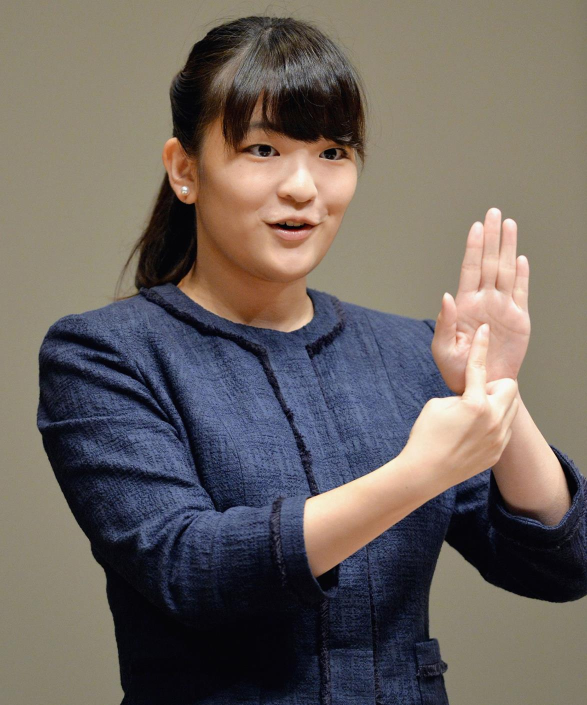
#> input picture Preprocessing/sign.jpg, 1174 x 1410 px (shown at 1/2 size)
$ python -i main.py   (imports and definitions only)
#> lines starting #> are read from the running program, lines starting #| are printed output that depends on the picture; after the words box and inside, x2 and y2 are one past the last pixel; in counts of white or black regions, pixels touching at a corner belong together
from sklearn.preprocessing import LabelEncoder
from sklearn.model_selection import GridSearchCV
from keras.wrappers.scikit_learn import KerasClassifier
from sklearn.model_selection import train_test_split
from tempfile import TemporaryFile
from keras.layers import Activation
from keras.models import Sequential
from keras.optimizers import SGD, Nadam
from keras.utils import np_utils
from keras.layers import Dense, Dropout
from keras.models import save_model
import matplotlib.pyplot as plt
import numpy as np
import cv2 as cv
import imutils
import math
import sys
import os


# [11 lines left out: function create_model, not called in this run]

seed = 7
# [1 line not run here, left out]

labelfile = TemporaryFile()
datafile = TemporaryFile()


def crop_image(binary_image, y, x, w, h):
    crop = binary_image[y:y + h, x:x + w]
    return crop


# [34 lines left out: functions check_right_wrist, check_top_wrist, not called in this run]


def check_bottom_wrist(binary_image, w, h):
    bottom_pixels = 0
    status = False

    for i in range(w):
        bottom_pixel_val = binary_image[h - 1][i]
        if bottom_pixels == 15:
            status = True
            break  # don't rotate

        if bottom_pixel_val == 255:
            bottom_pixels += 1
        else:
            bottom_pixels = 0
    # if counter not 15, check right and top borders
    return status


# Function to check for a wrist at the bottom, top and right borders
def find_wrist(binary_image, x, y, w, h):
    if check_bottom_wrist(binary_image, w, h):
        return binary_image

    elif check_top_wrist(binary_image, x, w):
        erosion = imutils.rotate(binary_image, 180)
        return erosion

    elif check_right_wrist(binary_image, y, w, h):
        erosion = imutils.rotate(binary_image, 270)
        return erosion

    else:
        return binary_image


def find_finger_tip(binary_image, x, y, w, h):
    #print(x, y, w, h)
    x_coords = []
    y_coords = []
    finger_count = 0
    pixel_counter = 0

    # iterate over the image in x and y
    for j in range(y, h):
        for i in range(x, w):
            pixel = binary_image[j][i]
            # is the pixel  white ?
            if pixel == 255:
                pixel_counter += 1
                # white pixel counter checks for 6 consecutive white pixels
                if pixel_counter == 6:
                    if check_left_right(binary_image, i, pixel_counter, j, w):
                        if j == y:
                            if check_bottom(binary_image, i, j, pixel_counter):
                                x_coords.append(i)
                                y_coords.append(j)
                                finger_count += 1
                                if finger_count == 5:
                                    break
                            else:
                                pixel_counter = 0
                        else:
                            if check_top_bottom(binary_image, i, j, pixel_counter, w, h):
                                x_coords.append(i)
                                y_coords.append(j)
                                finger_count += 1
                                if finger_count == 5:
                                    break
                            else:
                                pixel_counter = 0
                    else:
                        pixel_counter = 0
            else:
                pixel_counter = 0
    if finger_count == 0:
        x_coords = [1.0]*5
        y_coords = [1.0]*5
    return [finger_count, x_coords, y_coords]


# check for left and right of three continuous pixels
def check_left_right(binary_image, i, p_counter, j, w):
    status = False
    left_pixel = i - p_counter

    right_pixel = i + 1
    if right_pixel < w:
        if binary_image[j][right_pixel] == 0 and binary_image[j][left_pixel] == 0:
            status = True
    else:
        status = False
    return status


# checking bottom if on top row
# [13 lines left out: function check_bottom, not called in this run]


# check if top pixels are black or single white pixel
# and bottom pixels are white
def check_top_bottom(binary_image, i_val, j_val, counter, w, h):
    bottom_row = j_val + 1
    top_row = j_val - 1
    if bottom_row >= h:
        bottom_row = h-1
        #print("hhhhhhh",h)

    start = i_val - (counter - 1)
    end = i_val + 1
    if end >= w:
        end = w

    bottom_status = False
    top_status = False
    general_status = False

    # checking top rows
    white_pixel = 0
    for i in range(start, end):
        if binary_image[top_row][i] == 0:
            top_status = True
        else:
            white_pixel += 1
            top_status = False

    if 1 <= white_pixel <= 2 or top_status == True:
        top_status = True

    # checking bottom rows
    for i in range(start, end):
        #print(start, end)
        #print(bottom_row,i)
        if binary_image[bottom_row][i] == 255:
            bottom_status = True
        else:
            bottom_status = False
            break

    # checking to ensure that a finger tip has been found
    if bottom_status == True and top_status == True:
        general_status = True

    return general_status


def find_centroid(x_coords, y_coords):
    n = len(x_coords)
    x_coord = sum(x_coords) / n
    y_coord = sum(y_coords) / n

    centroid = x_coord, y_coord

    return list(centroid)


def calc_angle_distance(centroid, vertice_x, vertice_y):
    angle_distance_list = []

    for i in range(len(vertice_x)):
        dx = centroid[0] - vertice_x[i]
        dy = centroid[1] - vertice_y[i]
        rad = math.atan2(dy, dx)
        deg = math.degrees(rad)
        angle_distance_list.append(deg)

        distance = math.sqrt(((vertice_x[i] - centroid[0]) ** 2) + (vertice_y[i] - centroid[1]) ** 2)
        angle_distance_list.append(distance)

    return angle_distance_list


def calc_area(binary_image, x, y, w, h):
    white_pixels = 0
    for i in range(x, w):
        for j in range(y, h):
            if binary_image[i][j] == 255:
                white_pixels += 1
            else:
                continue

    return white_pixels


def pre_process_image(image_name):
#> called with image_name = 'sign.jpg'
    image = cv.imread(image_name)
#> image is the input picture: shape (1410, 1174, 3); mean B, G, R 96.3, 101.3, 109.4
    #print(image_name)
    image = cv.resize(image, (260, 260))
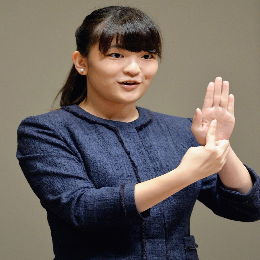
#> image: shape (260, 260, 3); mean B, G, R 96.2, 101.1, 109.3
    image = cv.cvtColor(image, cv.COLOR_BGR2GRAY)
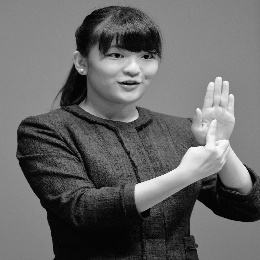
#> image: shape (260, 260); min 0, max 249, mean 103
    blur = cv.GaussianBlur(image, (5, 5), 0)
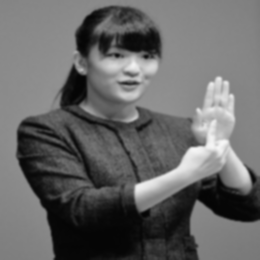
#> blur: shape (260, 260); min 5, max 246, mean 103
    ret, binary_img = cv.threshold(blur, 0, 255, cv.THRESH_BINARY + cv.THRESH_OTSU)
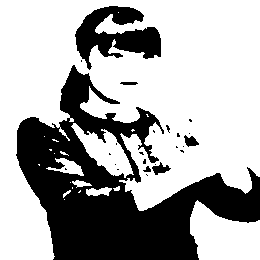
#> binary_img: shape (260, 260); 66.5% white; 24 black regions (18 under 20 px), largest, box (x1, y1, x2, y2) and area: (16, 65, 260, 260) 19460, (75, 6, 161, 70) 2818, (152, 162, 171, 175) 122, (184, 135, 199, 147) 107, (120, 82, 138, 85) 47, (143, 166, 151, 172) 29
#> ret = 86

    kernel = np.ones((5, 5), np.uint8)
    erosion = cv.erode(binary_img, kernel, iterations=1)
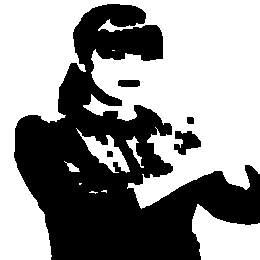
#> erosion: shape (260, 260); 57.7% white; 5 black regions

    contours, _ = cv.findContours(erosion, cv.RETR_LIST, cv.CHAIN_APPROX_SIMPLE)
#> contours = 13 contours, 4 with area under 20; largest, box (x1, y1, x2, y2) and area: (0, 0, 260, 260) 34920, (192, 204, 260, 260) 2518, (76, 128, 130, 173) 752, (173, 130, 202, 156) 454, (117, 79, 141, 88) 173
    for c in contours:
        rect = cv.boundingRect(c)
        if rect[2] < 100 or rect[3] < 100:
            continue
        x, y, w, h = rect
#> this loop made 13 passes
#> rect on passes 1, 2, 3, 5, 6, 7, 8, 9, 10, 11: (192, 204, 68, 56), (89, 191, 9, 3), (101, 190, 6, 3), (64, 161, 16, 11), (106, 150, 8, 8), (126, 136, 18, 32), (173, 130, 29, 26), (76, 128, 54, 45), (186, 116, 9, 9), (117, 79, 24, 9)
#> (c, rect) on passes 4, 12: ([[79, 183], [79, 184], [80, 184], [81, 183]], (79, 183, 3, 2)), ([[112, 50], [114, 50]], (112, 50, 3, 1))

    return [erosion, x, y, w, h]


def feature_extraction(image_name):
    pre_processed_image = pre_process_image(image_name)
#> pre_processed_image = 5 items

    rotated_image = find_wrist(pre_processed_image[0], pre_processed_image[1],
               pre_processed_image[2], pre_processed_image[3],
               pre_processed_image[4])

    features = find_finger_tip(rotated_image, pre_processed_image[1],
               pre_processed_image[2], pre_processed_image[3],
               pre_processed_image[4])
#> after the loop in find_finger_tip, `for j in range(y, h):`: finger_count = 5; x_coords = [110, 96, 113, 72, 133]; y_coords = [23, 99, 139, 164, 183]
#> features = [5, [110, 96, 113, 72, 133], [23, 99, 139, 164, 183]]

    centroid = find_centroid(features[1], features[2])
#> centroid = [104.8, 121.6]

    angles = calc_angle_distance(centroid, features[1], features[2])
#> the loop in calc_angle_distance, `for i in range(len(vertice_x)):` made 5 passes
#> (dx, dy, rad, deg, distance) on passes 1 to 5: (-5.2, 98.6, 1.62, 93.02, 98.74), (8.8, 22.6, 1.2, 68.73, 24.25), (-8.2, -17.4, -2.01, -115.2, 19.24), (32.8, -42.4, -0.912, -52.28, 53.61), (-28.2, -61.4, -2, -114.7, 67.57)
#> after the loop in calc_angle_distance, `for i in range(len(vertice_x)):`: angle_distance_list = [93.02, 98.74, 68.73, 24.25, -115.2, 19.24, -52.28, 53.61, -114.7, 67.57]
#> angles has the same summary as angle_distance_list in calc_angle_distance

    area = calc_area(pre_processed_image[0], pre_processed_image[1],
               pre_processed_image[2], pre_processed_image[3],
               pre_processed_image[4])
#> area = 38999

    angles.append(area)

    # format to make sure we have a vector at the end of the day
    #print("features", angles)
    return angles

# [108 lines left out: function main, not called in this run]

# [3 lines not run here, left out]

>>> result = feature_extraction('sign.jpg')
#> result = [93.02, 98.74, 68.73, 24.25, -115.2, 19.24, -52.28, 53.61, -114.7, 67.57, 38999]
